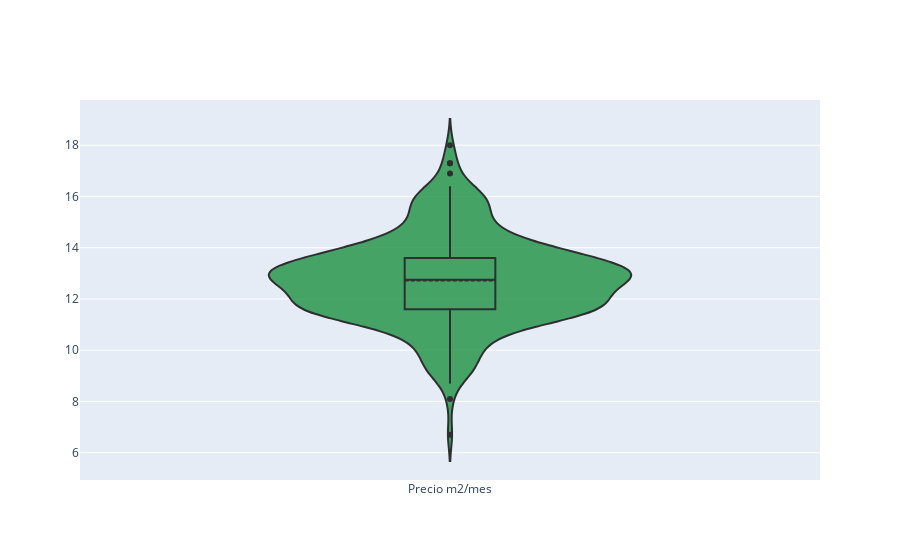

Here is the notebook cell this chart was saved with:
### Markdown cell above
## Una variable numèrica (Preu)

### Code cell
# Obtenemos la gráfica de la distribución del precio medio del m2/mes en los diferentes distritos. La figura del violin
# nos muestra de forma interactiva los valores que obtenemos con la función .describe() y además podemos ver el resto de
# valores y su kde(kernel density estimation).

fig = go.Figure(data=go.Violin(y=df_lloguer.loc[df_lloguer.Lloguer_mitja == 'Lloguer mitjà per superfície (Euros/m2 mes)']['Preu'], box_visible=True, line_color='black',
                               meanline_visible=True, fillcolor='#1e9143', opacity=0.8,
                               x0='Precio m2/mes'))

fig.update_layout(yaxis_zeroline=False)
fig.show()
fig.write_html("C:\\Users\\USER\Desktop\Data Science\\Sprint 4. Visualització gràfica de dades\\Tasca M4 T01\\Precio_m2_mes.html")

### Figure 1 — Plotly figure (JSON) as saved in the notebook; plotly's stock layout.template omitted (floating-point values rounded to 4 significant figures; data arrays with more than 128 entries replaced by an {"elided": "..."} marker saying what was removed)
{"data": [{"box": {"visible": true}, "fillcolor": "#1e9143", "line": {"color": "black"}, "meanline": {"visible": true}, "opacity": 0.8, "type": "violin", "x0": "Precio m2/mes", "y": {"elided": "270 float values"}}], "layout": {"yaxis": {"zeroline": false}}}
